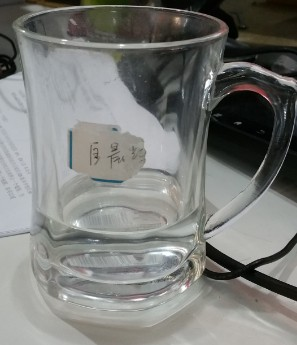
#> input picture python/imgs/1.jpg, 297 x 345 px
$ python blur_check.py --images imgs   (older library calls are emulated)
#> lines starting #> are read from the running program, lines starting #| are printed output that depends on the picture; after the words box and inside, x2 and y2 are one past the last pixel; in counts of white or black regions, pixels touching at a corner belong together
#!/usr/bin/env python2.7
# encoding: utf-8
# Copyright (c) 2018 Dilusense Inc. All Rights Reserved.


"""=======================================

    company : Dilusense
     author : Kuangch
       date : 2018/1/23

======================================="""

from imutils import paths
import argparse
import cv2


# 命令行参数
ap = argparse.ArgumentParser()
ap.add_argument('-i', '--images', required=True, help="images directory paths")
ap.add_argument('-t', '--threshold', type=float, default=100.0, help="threshold of blur")
args = vars(ap.parse_args())

imgPaths = args['images']
threshold = args['threshold']


def verify_by_laplacian(image):
    """
    拉普拉斯算法求图片方差
    图片边缘越少（方差越小）越模糊
    :param image: 灰度图图片矩阵
    :return: 方差值
    """
    return cv2.Laplacian(image, cv2.CV_64F).var()


for imgPath in paths.list_images(imgPaths):
    print('img paths', imgPath)

    img = cv2.imread(imgPath)
#> img is the input picture: shape (345, 297, 3); mean B, G, R 120.1, 123.5, 122.3
    gray = cv2.cvtColor(img, cv2.COLOR_BGR2GRAY)
    t = verify_by_laplacian(gray)
#> t = 767.4

    cv2.putText(img,
                "{}: {:.2f}".format('blurry' if t < threshold else 'good', t),
                (20, 40),
                cv2.FONT_HERSHEY_COMPLEX,
                0.8,
                ((0, 0, 255) if t < threshold else (0, 255, 0)),
                1)
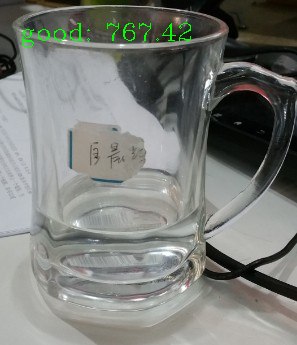
#> img: shape (345, 297, 3); 0.52% of pixels changed, all inside (x1, y1, x2, y2) = (22, 23, 191, 47)

    cv2.imshow(imgPath, img)

    # 等待按键操作事件（可以监听按键进行后续操作，如保存图片等）
    key = cv2.waitKey(0)
#> (key Esc is pressed here)
    print(key)
#> pass 2 of the loop `for imgPath in paths.list_images(imgPaths):`:
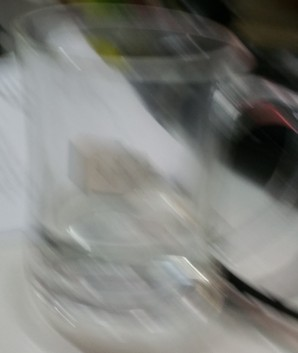
#> input picture python/imgs/2.jpg, 298 x 353 px
#> img is the input picture: shape (353, 298, 3); mean B, G, R 122.6, 126.7, 125.8
#> gray: shape (353, 298)
#> t = 23.86
#> `cv2.putText(img, "{}: {:.2f}".format('blurry' if t < threshold else 'g..`:
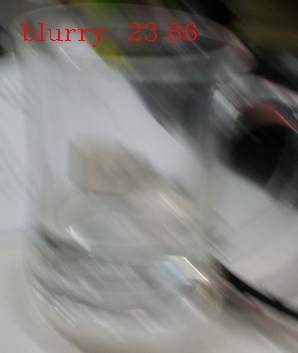
#> img: shape (353, 298, 3); 0.53% of pixels changed, all inside (x1, y1, x2, y2) = (22, 23, 197, 47)
#> (key Enter is pressed here)
